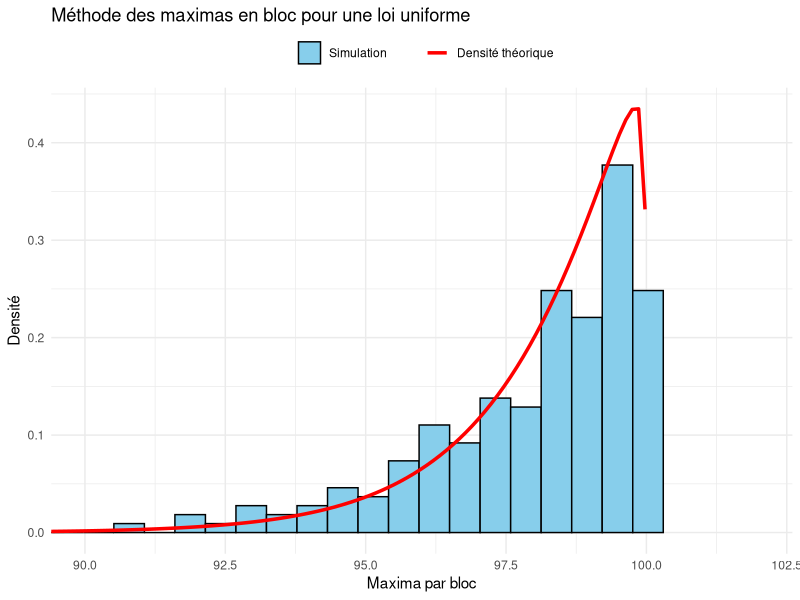

Here is the R script that generated this plot:
# Chargement des packages
library(evd)
library(ggplot2)

# Génération d'une loi uniforme, on prend [0,100] pour que ce soit moins resserré 
n <- 10000
x <- runif(n, min = 0, max = 100)

# Taille des blocs
taille_blocs <- 50
nb_blocs <- floor(n / taille_blocs)

# Maxima par bloc
block_maxima <- sapply(1:nb_blocs, function(i) {
  start <- (i - 1) * taille_blocs + 1
  end <- i * taille_blocs
  max(x[start:end])
})

# Loi limite : Weibull
fit_weibull <- fgev(block_maxima, std.err = FALSE) # std.err=FALSE pour que la fonction arrête de chercher des erreurs

# Graphe
ggplot(data.frame(block_maxima), aes(x = block_maxima)) +
  geom_histogram(aes(y = ..density.., fill = "Simulation"), bins = 22,
                 color = "black") +
  stat_function(aes(color = "Densité théorique"),
                fun = function(x) dgev(x,
                                       loc = fit_weibull$estimate["loc"],
                                       scale = fit_weibull$estimate["scale"],
                                       shape = fit_weibull$estimate["shape"]),
                size = 1.2) +
  coord_cartesian(xlim = c(90, 102)) +
  scale_fill_manual("", values = c("Simulation" = "skyblue")) +
  scale_color_manual("", values = c("Densité théorique" = "red")) +
  labs(title = "Méthode des maximas en bloc pour une loi uniforme",
       x = "Maxima par bloc",
       y = "Densité") +
  theme_minimal() +
  theme(legend.position = "top")
